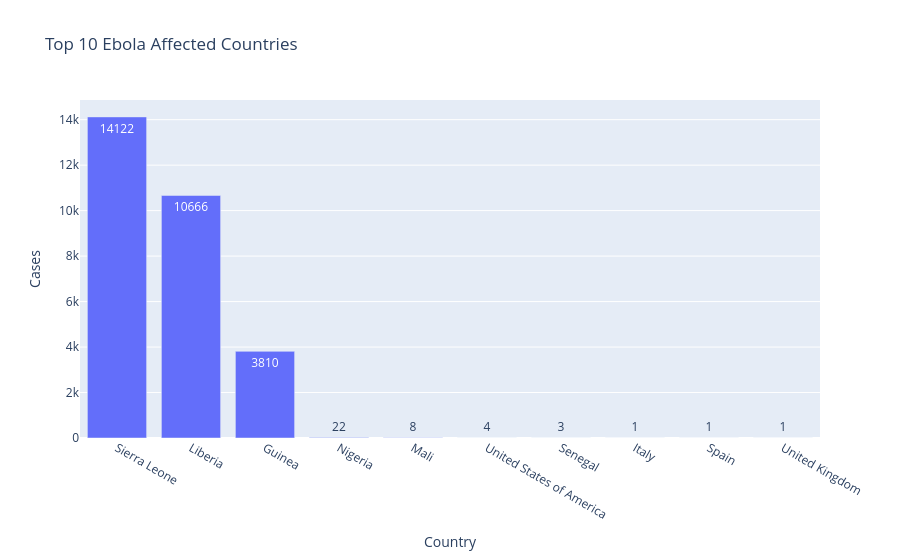

The notebook cell saved with this chart:
### Code cell
# ==============================
# TOP AFFECTED COUNTRIES MAP
# ==============================

top_country_cases = (
    country_cases
    .sort_values(by='Cases', ascending=False)
    .head(10)
)

fig = px.bar(
    top_country_cases,
    
    x='Country',
    y='Cases',
    
    title='Top 10 Ebola Affected Countries',
    
    text='Cases'
)

fig.show()

### Figure 1 — Plotly figure (JSON) as saved in the notebook; plotly's stock layout.template omitted (floating-point values rounded to 4 significant figures)
{"data": [{"hovertemplate": "Country=%{x}<br>Cases=%{text}<extra></extra>", "legendgroup": "", "marker": {"color": "#636efa", "pattern": {"shape": ""}}, "name": "", "orientation": "v", "showlegend": false, "text": [14120.0, 10670.0, 3810.0, 22.0, 8.0, 4.0, 3.0, 1.0, 1.0, 1.0], "textposition": "auto", "type": "bar", "x": ["Sierra Leone", "Liberia", "Guinea", "Nigeria", "Mali", "United States of America", "Senegal", "Italy", "Spain", "United Kingdom"], "xaxis": "x", "y": [14122, 10666, 3810, 22, 8, 4, 3, 1, 1, 1], "yaxis": "y"}], "layout": {"barmode": "relative", "legend": {"tracegroupgap": 0}, "title": {"text": "Top 10 Ebola Affected Countries"}, "xaxis": {"anchor": "y", "domain": [0, 1], "title": {"text": "Country"}}, "yaxis": {"anchor": "x", "domain": [0, 1], "title": {"text": "Cases"}}}}
